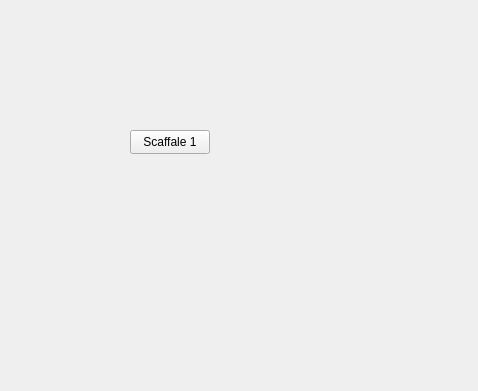
<?xml version="1.0" encoding="UTF-8"?>
<ui version="4.0">
 <class>LibUni</class>
 <widget class="QWidget" name="LibUni">
  <property name="geometry">
   <rect>
    <x>0</x>
    <y>0</y>
    <width>478</width>
    <height>391</height>
   </rect>
  </property>
  <property name="windowTitle">
   <string>Form</string>
  </property>
  <widget class="QPushButton" name="Scaf1Btn">
   <property name="geometry">
    <rect>
     <x>130</x>
     <y>130</y>
     <width>80</width>
     <height>24</height>
    </rect>
   </property>
   <property name="text">
    <string>Scaffale 1</string>
   </property>
  </widget>
 </widget>
 <resources/>
 <connections/>
</ui>
